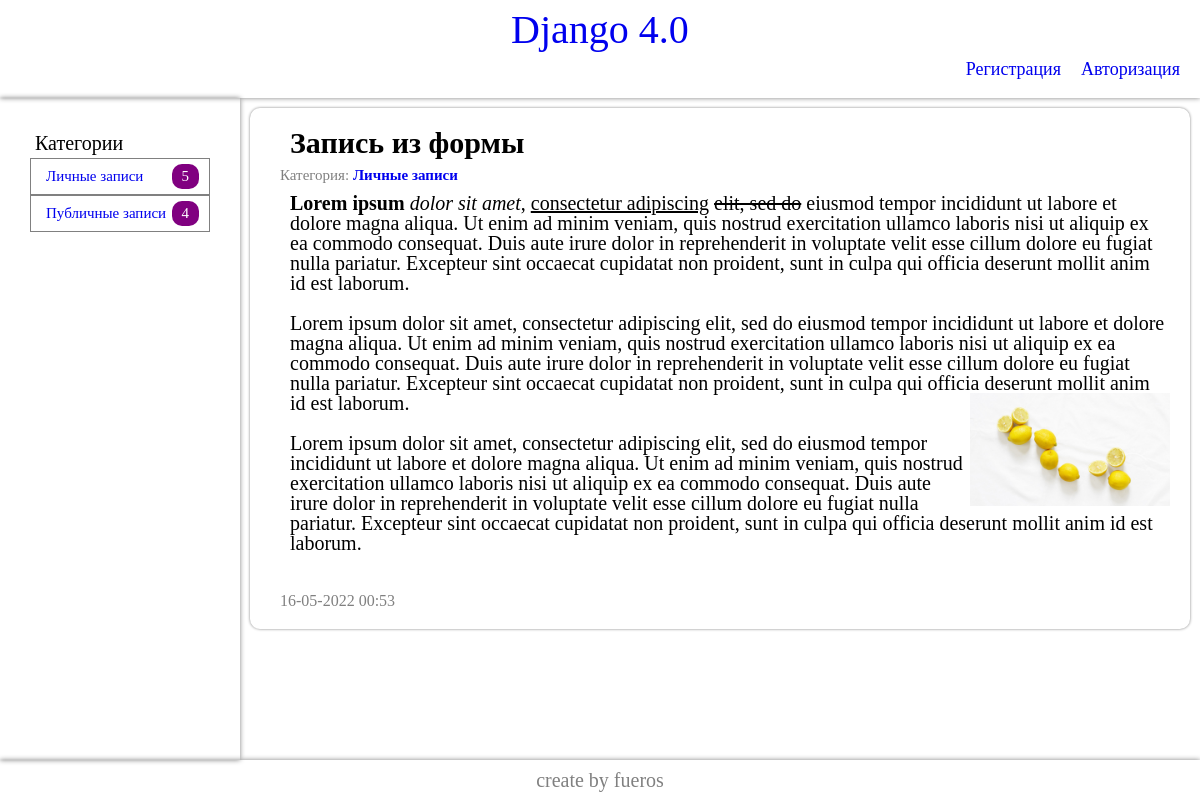
The app's page /notes/27/ with its own data.
### blog/models.py (models this page shows, shortened)
class Category(models.Model):
    title = models.CharField('Наименование категории', max_length=50, db_index=True)
    def get_absolute_url(self):
        return reverse('category', kwargs={'category_id': self.pk})
    def __str__(self):
        return self.title
    class Meta:
        verbose_name = 'Категория'
        verbose_name_plural = 'Категории'
        ordering = ['title']

class Blog(models.Model):
    title = models.CharField('Заголовок', max_length=50)
    text = models.TextField('Содержание', max_length=2000)
    created_at = models.DateTimeField('Дата публикации', auto_now_add=True)
    updated_at = models.DateTimeField('Обновлено', auto_now=True)
    image = models.ImageField('Изображение', upload_to='image/%Y/%m/%d', blank=True)
    is_published = models.BooleanField('Опубликовано', default=True)
    category = models.ForeignKey('Category', on_delete=models.PROTECT)
    views = models.IntegerField('Просмотры', default=0)
    class Meta:
        verbose_name = 'Запись'
        verbose_name_plural = 'Записи'
        ordering = ['-created_at']

### blog/views.py (the view)
# urls.py: path('notes/<int:pk>/', BlogDetailView.as_view(), name='view_note'),
class BlogDetailView(DetailView):
    model = Blog
    template_name = 'blog/note.html'
    context_object_name = 'view_note'

### blog/templatetags/blog_tags.py (called while the page is built)
@register.inclusion_tag('blog/include/list_categories.html')
def show_categories():
    categories = cache.get('categories')                                # Пытаемся получить данные из кэша
    if not categories:                                                  # Если в кэше данных нет...
        categories = Category.objects.annotate(notes=Count(             # ...получаем их из базы данных...
            'blog',
            filter=F('blog__is_published'))).filter(notes__gt=0)
        cache.set('categories', categories, 15)                         # ...и кладем в кэш, где они пробудут N секунд
    return {'categories': categories}

### blog/templates/blog/note.html (shortened to what this page needs)
{% extends 'base.html' %}
{% block sidebar %}{% include 'include/_sidebar.html' %}{% endblock %}
{% block content %}
<div class="note">
    <div class="note__image">
    </div>
    <div class="note__content">
        <div class="note__title">{{ view_note.title }}</div>
        <div class="note__category">Категория: <a href="{{ view_note.category.get_absolute_url }}">{{ view_note.category}}</a></div>
        <div class="note__text">{{ view_note.text|safe }}</div>
        <div class="note__date">{{ view_note.created_at|date:"d-m-Y H:i" }}</div>
    </div>
</div>
{% endblock %}

### blog/templates/blog/include/list_categories.html
{% for item in categories %}
<div class="categories__list">
    <div class="categories__title"><a href="{{ item.get_absolute_url }}">{{ item.title }}</a></div>
    <div class="categories__notes">{{ item.notes }}</div>
</div>
{% endfor %}

### myapp/static/myapp/style/style.css (style rules this page uses)
* { padding: 0; margin: 0; border: 0; }
*, *:before, *:after { -webkit-box-sizing: border-box; box-sizing: border-box; }
html, body { height: 100%; width: 100%; font-size: 100%; line-height: 1; font-size: 14px; -ms-text-size-adjust: 100%; -moz-text-size-adjust: 100%; -webkit-text-size-adjust: 100%; }
a, a:visited { text-decoration: none; }
img { vertical-align: top; }
html, body { height: 100%; }
.wrapper main nav div { padding: 5px; }
.wrapper main nav div .sidebar__categories .categories__list { display: -webkit-box; display: -ms-flexbox; display: flex; -webkit-box-pack: justify; -ms-flex-pack: justify; justify-content: space-between; border: 1px solid gray; padding-left: 10px; padding-right: 10px; font-size: 15px; }
.wrapper main nav div .sidebar__categories .categories__list .categories__notes { color: white; padding-left: 10px; padding-right: 10px; background-color: purple; border-radius: 10px; }
.note { display: -webkit-box; display: -ms-flexbox; display: flex; margin: 10px; padding: 10px; -webkit-box-shadow: 0 0 3px gray; box-shadow: 0 0 3px gray; border-radius: 10px; }
.note .note__image { padding: 10px; }
.note .note__content { display: -webkit-box; display: -ms-flexbox; display: flex; -webkit-box-orient: vertical; -webkit-box-direction: normal; -ms-flex-direction: column; flex-direction: column; }
.note .note__content .note__title { font-size: 30px; font-weight: 600; padding: 10px; }
.note .note__content .note__category { font-size: 15px; color: gray; }
.note .note__content .note__text { font-size: 20px; padding: 10px; }
.note .note__content .note__date { font-size: 16px; color: gray; padding-top: 10px; padding-bottom: 10px; }
.note .note__content a { text-decoration: none; font-weight: 700; }

### records on screen
Category: title "Личные записи", notes "5"
Category: title "Публичные записи", notes "4"
Blog: title "Запись из формы", category "Личные записи", text "Lorem ipsum dolor sit amet , consectetur adipiscing elit, sed do eiusmod tempor incididunt ut labore et dolore magna aliqua. Ut enim ad minim veniam, quis nostrud exercitation ullamco laboris nisi ut aliquip ex ea commodo consequat. Duis aute irure dolor in reprehenderit in voluptate velit esse cillum dolore eu fugiat nulla pariatur. Excepteur sint occaecat cupidatat non proident, sunt in culpa qui officia deserunt mollit anim id est laborum. Lorem ipsum dolor sit amet, consectetur adipiscing elit, sed do eiusmod tempor incididunt ut labore et dolore magna aliqua. Ut enim ad minim veniam, quis nostrud exercitation ullamco laboris nisi ut aliquip ex ea commodo consequat. Duis aute irure…", text (picture), created_at "16-05-2022 00:53"
